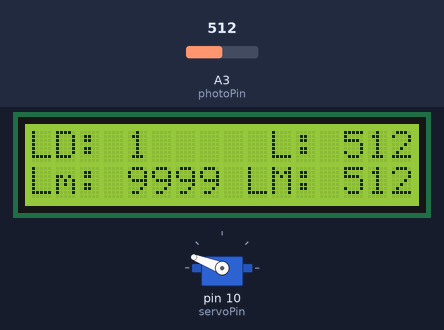
Bench run of a sketch on a simulated Arduino Uno, built with avr-gcc and run on an emulated ATmega328P. Parts: servo, 16×2 character LCD. Inputs (shaded band) come from the test bench; at power-on: A3 (photoPin) = 512. What the sketch prints to the serial monitor is not drawn.

Above: at 1.2 s.
1.3 s: A3 (photoPin) set to 396
At 2.4 s:
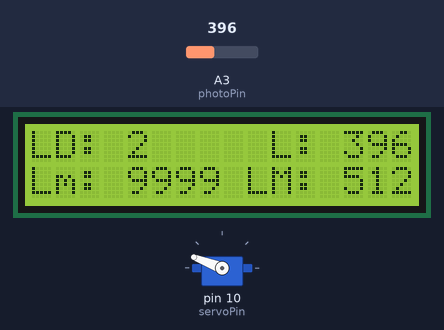
3.1 s: A3 (photoPin) set to 371
At 4.9 s:
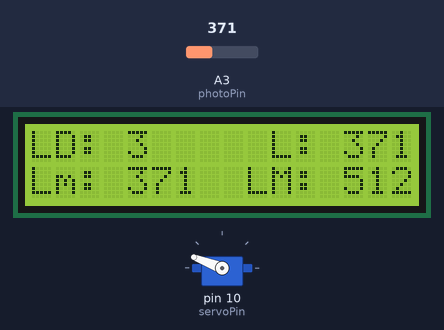
5.4 s: A3 (photoPin) set to 390
At 6.1 s:
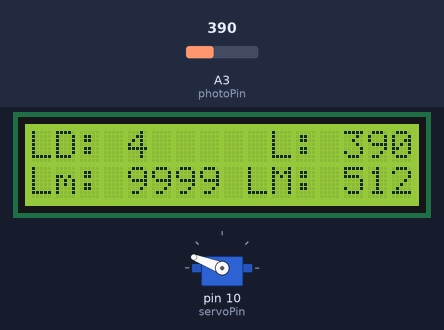
Timing chart, 0 to 13.2 s (numbered marks = the images above; inputs shaded):
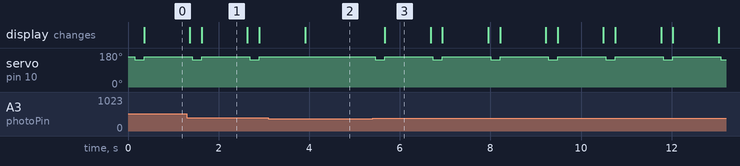

Measured:
- the behaviour switches between 381 and 380 on A3 (photoPin) (found by bisection; images 1 and 2)
- after the input at 3.1 s, servo on pin 10 (servoPin): stays 159° (without the input it goes to 144° after 0.86 s)
- after the input at 5.4 s, servo on pin 10 (servoPin): alternates 159° for 1.1 s and 144° for 0.21 s, starting after 0.06 s; the display: changes after 0.27 s (image 3)
- by itself, servo on pin 10 (servoPin): alternates 159° for 1.1 s and 144° for 0.21 s
- what the display in image 1 shows lasts 1.0 s, from 1.6 s to 2.6 s

The sketch:

ffx-lighting-dodger.ino
```cpp
#include <Arduino.h>
#include <Servo.h>
#include <LiquidCrystal.h>

#define photoPin A3
#define servoPin 10

const int rs = 12, en = 11, d4 = 5, d5 = 4, d6 = 3, d7 = 2;
LiquidCrystal lcd(rs, en, d4, d5, d6, d7);

Servo servo;

int lightVal = 0, dodged = 0, maxLight = 0, minLight = 9999;

// this value is dependent on the photoresistor and the brightness of your TV
// you will probably need to test different values here
int threshold = 380;

// this sets the starting servo position and the distance traveled for a button press
// you may need to change these values depending on the servo motor you are using
int startDegs = 159;
int pressDegs = 15;

void updateLCD(){
    String spaces1 = "";
    for(int i = 0; i < 8 - String(dodged).length() - String(lightVal).length(); i++){
        spaces1 = spaces1 + " ";
    }

    String spaces2 = "";
    for(int i = 0; i < 4 - String(minLight).length(); i++){
        spaces2 = spaces2 + " ";
    }

    lcd.clear();

    lcd.home();
    lcd.print("LD: ");
    lcd.print(dodged);
    lcd.print(spaces1 + " L: ");
    lcd.print(lightVal);

    lcd.setCursor(0, 1);
    lcd.print("Lm: ");
    lcd.print(minLight);
    lcd.print(spaces2 + " LM: ");
    lcd.print(maxLight);
}

void setup(){
    Serial.begin(9600);

    pinMode(photoPin, INPUT);

    servo.attach(servoPin);
    servo.write(startDegs);

    lcd.begin(16, 2);
    updateLCD();
}

void loop(){
    lightVal = analogRead(photoPin);

    // print light value in serial
    Serial.println(lightVal);

    if(lightVal > maxLight){
        maxLight = lightVal;
        updateLCD();
    }

    if(lightVal < minLight){
        minLight = lightVal;
        updateLCD();
    }

    if (lightVal > threshold){
        minLight = 9999;
        delay(50);
        servo.write(startDegs - pressDegs);
        delay(200);
        servo.write(startDegs);
        dodged++;
        updateLCD();
        delay(990); // "debouncing"
    }

    delay(10);
}
```
